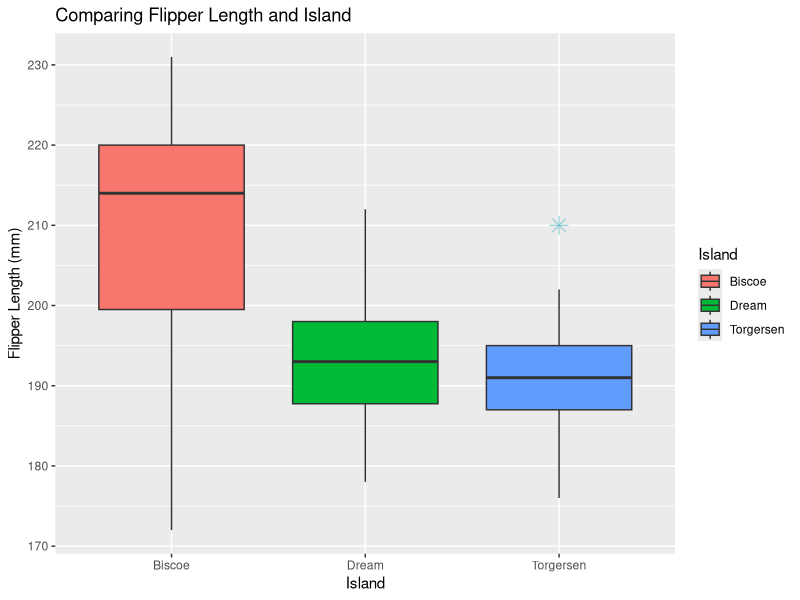
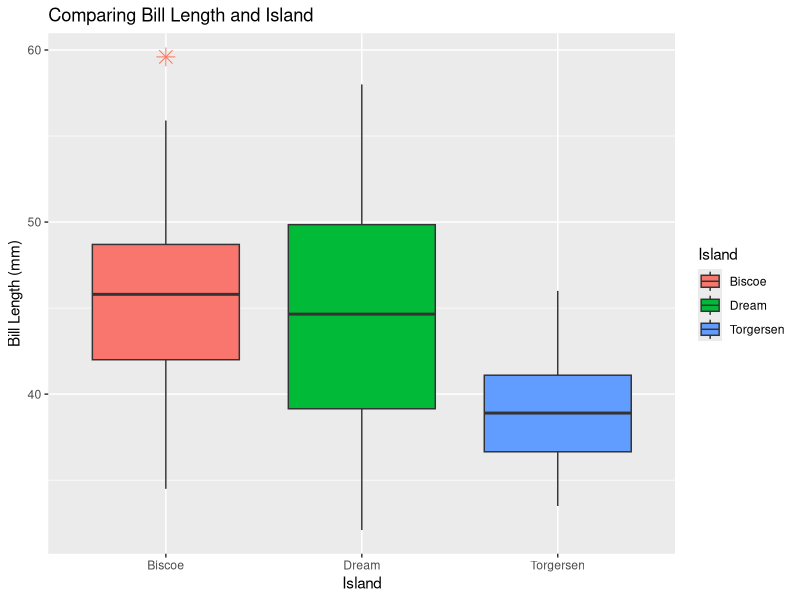
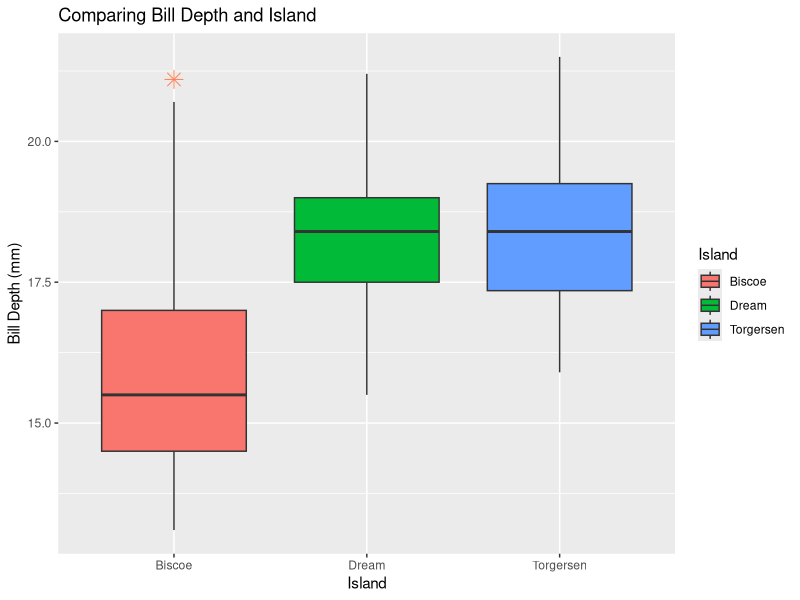
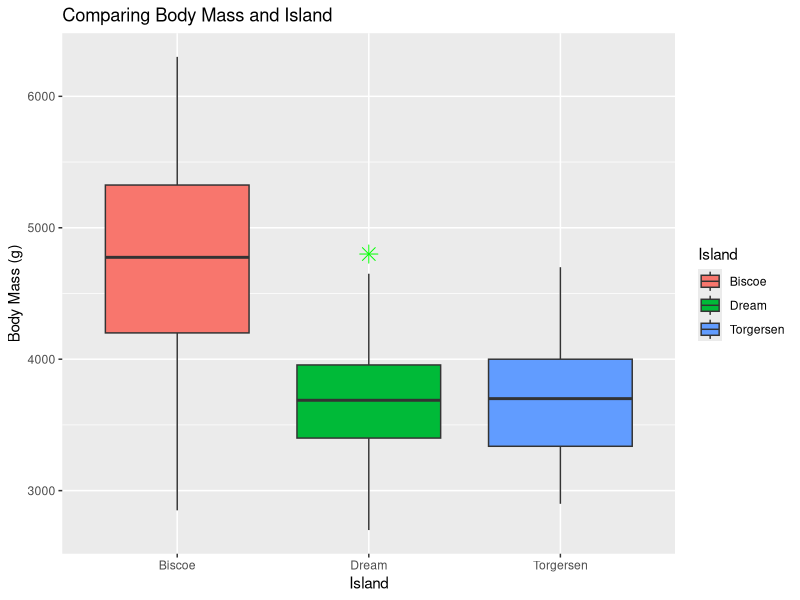
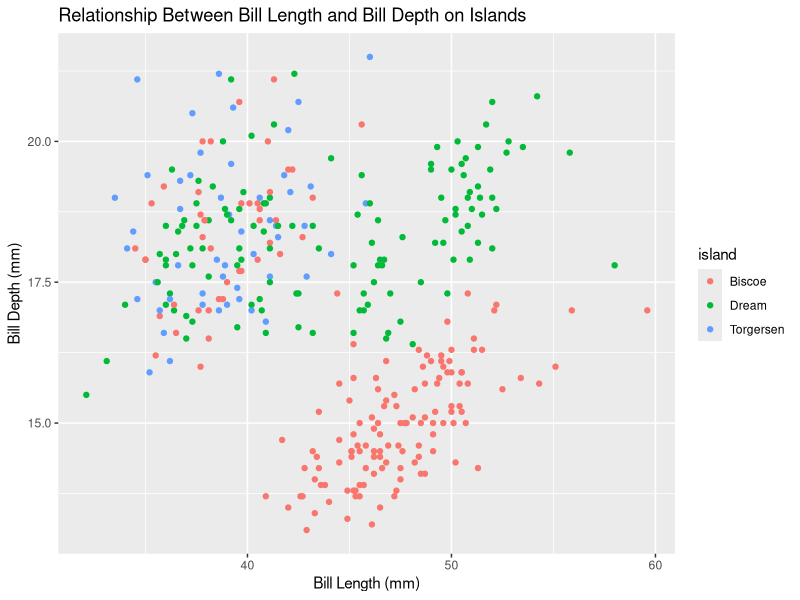
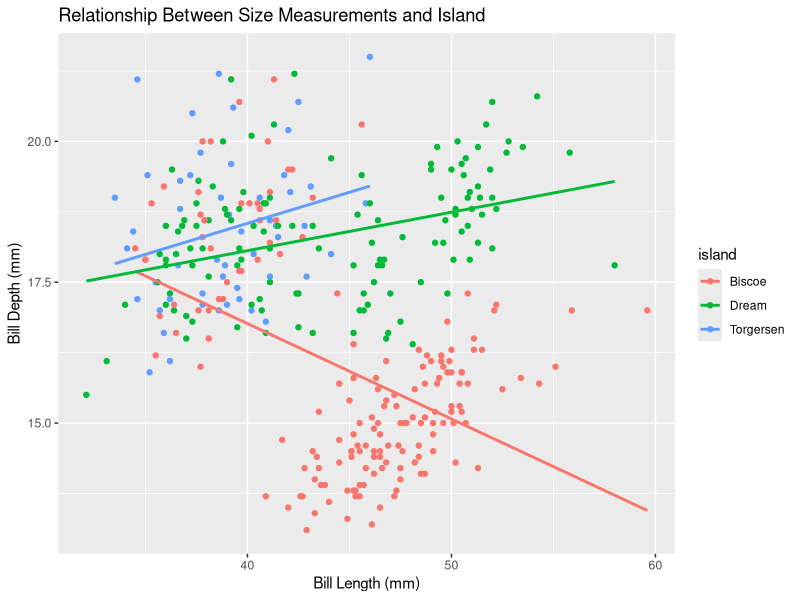
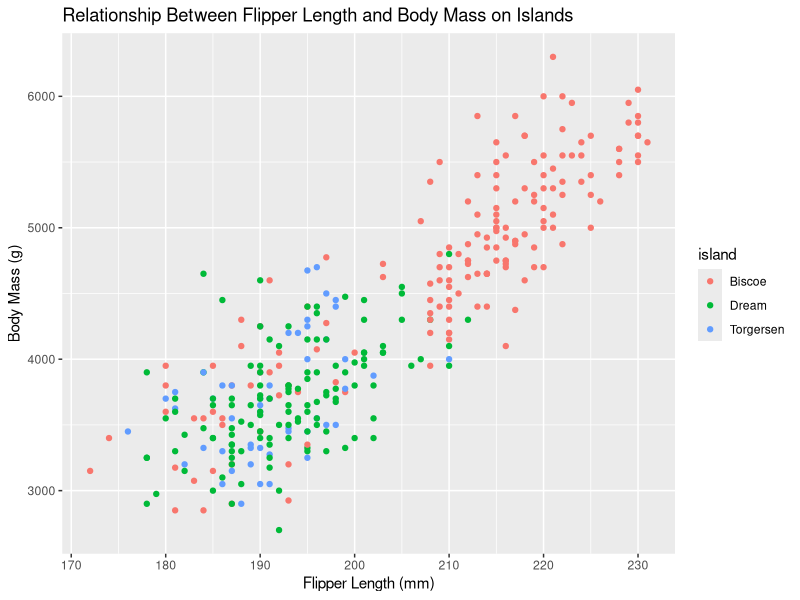
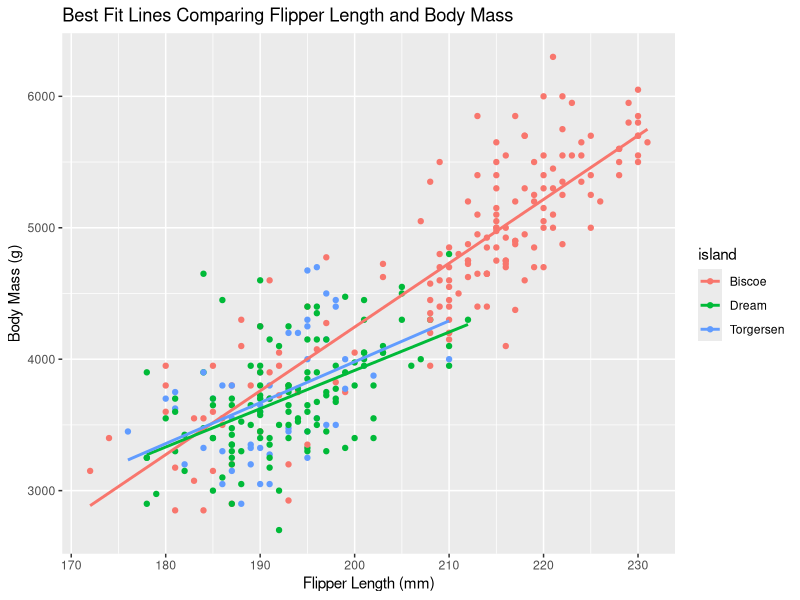

These figures' R source, in order:
## ---- chunk 1
knitr::opts_chunk$set(
	echo = FALSE,
	message = FALSE,
	warning = FALSE
)
## ---- chunk 2
library(tidyverse)
library(palmerpenguins)
penguins_data <- penguins
penguins_data
## ---- chunk 3
flipper_boxplot <- ggplot(penguins, aes(x=island, y=flipper_length_mm, fill = island)) +
  geom_boxplot(notch=FALSE, outlier.colour="cadetblue3", outlier.shape=8,
               outlier.size=4)+
  labs(title = "Comparing Flipper Length and Island",
       x = "Island",
       y = "Flipper Length (mm)", fill = "Island")
flipper_boxplot
## ---- chunk 4
billlength_boxplot <- ggplot(penguins, aes(x=island, y=bill_length_mm, fill=island)) + 
  geom_boxplot(notch=FALSE, outlier.colour="coral1", outlier.shape=8,
               outlier.size=4)+
  labs(title = "Comparing Bill Length and Island",
       x = "Island",
       y = "Bill Length (mm)", fill = "Island")
billlength_boxplot
## ---- chunk 5
billdepth_boxplot <- ggplot(penguins, aes(x=island, y=bill_depth_mm, fill=island)) + 
  geom_boxplot(notch=FALSE, outlier.colour="coral", outlier.shape=8,
               outlier.size=4)+
  labs(title = "Comparing Bill Depth and Island",
       x = "Island",
       y = "Bill Depth (mm)", fill = "Island")
billdepth_boxplot
## ---- chunk 6
bodymass_boxplot <- ggplot(penguins, aes(x=island, y=body_mass_g, fill=island)) + 
  geom_boxplot(notch=FALSE, outlier.colour="green", outlier.shape=8,
               outlier.size=4)+
  labs(title = "Comparing Body Mass and Island",
       x = "Island",
       y = "Body Mass (g)", fill = "Island")
bodymass_boxplot
## ---- chunk 7
length_and_depth <- ggplot(data = penguins) +
  geom_point(mapping = aes(x = bill_length_mm, y = bill_depth_mm, color = island)) +
  labs(title = "Relationship Between Bill Length and Bill Depth on Islands",
       x = "Bill Length (mm)",
       y = "Bill Depth (mm)")
length_and_depth
## ---- chunk 8
length_and_depthline <- ggplot(data = penguins, aes(x = bill_length_mm, y = bill_depth_mm, color = island)) +
  geom_point() +
  geom_smooth(method = "lm", se = FALSE) +
  labs(title = "Relationship Between Size Measurements and Island",
       x = "Bill Length (mm)",
       y = "Bill Depth (mm)")
length_and_depthline
## ---- chunk 9
flipper_and_mass <- ggplot(data = penguins) +
  geom_point(mapping = aes(x = flipper_length_mm, y = body_mass_g, color = island)) +
  labs(title = "Relationship Between Flipper Length and Body Mass on Islands",
     x = "Flipper Length (mm)",
     y = "Body Mass (g)")
flipper_and_mass
## ---- chunk 10
flipper_and_massline <- ggplot(data = penguins, aes(x = flipper_length_mm, y = body_mass_g, color = island)) +
  geom_point() +
  geom_smooth(method = "lm", se = FALSE) +
  labs(title = "Best Fit Lines Comparing Flipper Length and Body Mass",
       x = "Flipper Length (mm)",
       y = "Body Mass (g)", fill = "Island")
flipper_and_massline
## ---- chunk 11
ggplot(penguins, aes(x = island, fill = species)) +
  geom_bar(alpha = 0.8) +
  theme_minimal() +
  facet_wrap(~species, ncol = 1)+
  labs(title = "Species of Penguin on Each Island",
       x = "Island",
       y = "Count", fill = "Species")
